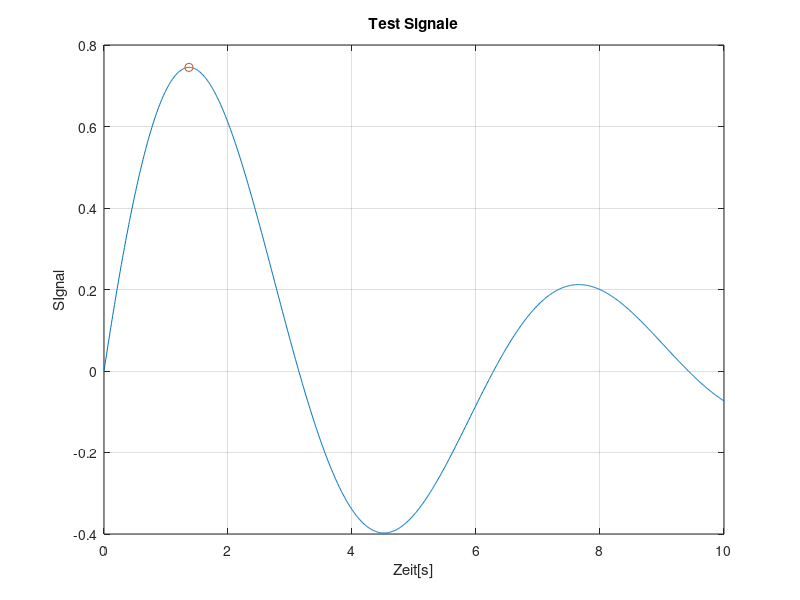

Here is the MATLAB script that generated this plot:
clear 
clc
close all

t=0:0.01:10;
y = sin(t) .* exp(-0.2 * t);

[max, index]=max(y);
zeit_max=t(index)

plot(t, y)

grid on
xlabel('Zeit[s]')
ylabel('SIgnal')
title('Test Signale')

 hold on
 plot(zeit_max, max, 'o')
 hold off

 disp('maximum:')
 disp(max)

 disp('Zeitpunkt')
 disp(zeit_max)
